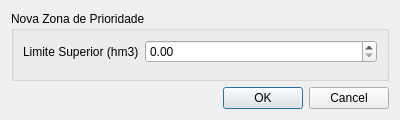
<?xml version="1.0" encoding="UTF-8"?>
<ui version="4.0">
 <class>NewZoneDialog</class>
 <widget class="QDialog" name="NewZoneDialog">
  <property name="geometry">
   <rect>
    <x>0</x>
    <y>0</y>
    <width>400</width>
    <height>120</height>
   </rect>
  </property>
  <property name="windowTitle">
   <string>Dialog</string>
  </property>
  <layout class="QVBoxLayout" name="verticalLayout">
   <item>
    <widget class="QGroupBox" name="groupBox">
     <property name="title">
      <string>Nova Zona de Prioridade</string>
     </property>
     <layout class="QHBoxLayout" name="horizontalLayout">
      <item>
       <layout class="QFormLayout" name="formLayout">
        <item row="0" column="0">
         <widget class="QLabel" name="label">
          <property name="text">
           <string>Limite Superior (hm3)</string>
          </property>
         </widget>
        </item>
        <item row="0" column="1">
         <widget class="QDoubleSpinBox" name="newZoneTopLimitSpinBox">
          <property name="maximum">
           <double>1000000000.000000000000000</double>
          </property>
         </widget>
        </item>
       </layout>
      </item>
     </layout>
    </widget>
   </item>
   <item>
    <widget class="QDialogButtonBox" name="buttonBox">
     <property name="orientation">
      <enum>Qt::Horizontal</enum>
     </property>
     <property name="standardButtons">
      <set>QDialogButtonBox::Cancel|QDialogButtonBox::Ok</set>
     </property>
    </widget>
   </item>
  </layout>
 </widget>
 <resources/>
 <connections>
  <connection>
   <sender>buttonBox</sender>
   <signal>accepted()</signal>
   <receiver>NewZoneDialog</receiver>
   <slot>accept()</slot>
   <hints>
    <hint type="sourcelabel">
     <x>248</x>
     <y>254</y>
    </hint>
    <hint type="destinationlabel">
     <x>157</x>
     <y>274</y>
    </hint>
   </hints>
  </connection>
  <connection>
   <sender>buttonBox</sender>
   <signal>rejected()</signal>
   <receiver>NewZoneDialog</receiver>
   <slot>reject()</slot>
   <hints>
    <hint type="sourcelabel">
     <x>316</x>
     <y>260</y>
    </hint>
    <hint type="destinationlabel">
     <x>286</x>
     <y>274</y>
    </hint>
   </hints>
  </connection>
 </connections>
</ui>
